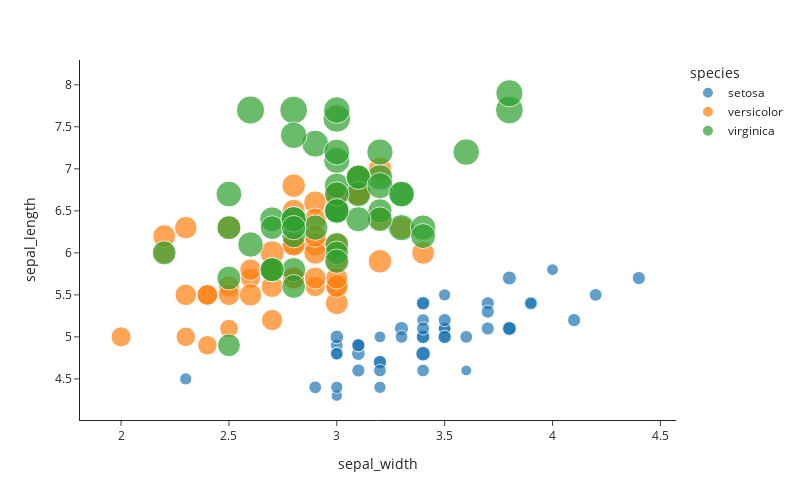

The code cell stored with this chart in its notebook:
### Markdown cell above
5. Add the `petal_length` to be displayed as marker size:

### Code cell
px.scatter(
    df,
    x="sepal_width",
    y="sepal_length",
    color="species",
    size="petal_length",  # column name that gives the values for the marker size
    template="simple_white",
    width=800,
    height=500,
)

### Figure 1 — Plotly figure (JSON) as saved in the notebook; plotly's stock layout.template omitted (floating-point values rounded to 4 significant figures)
{"data": [{"hovertemplate": "species=setosa<br>sepal_width=%{x}<br>sepal_length=%{y}<br>petal_length=%{marker.size}<extra></extra>", "legendgroup": "setosa", "marker": {"color": "#1F77B4", "size": [1.4, 1.4, 1.3, 1.5, 1.4, 1.7, 1.4, 1.5, 1.4, 1.5, 1.5, 1.6, 1.4, 1.1, 1.2, 1.5, 1.3, 1.4, 1.7, 1.5, 1.7, 1.5, 1.0, 1.7, 1.9, 1.6, 1.6, 1.5, 1.4, 1.6, 1.6, 1.5, 1.5, 1.4, 1.5, 1.2, 1.3, 1.5, 1.3, 1.5, 1.3, 1.3, 1.3, 1.6, 1.9, 1.4, 1.6, 1.4, 1.5, 1.4], "sizemode": "area", "sizeref": 0.01725, "symbol": "circle"}, "mode": "markers", "name": "setosa", "orientation": "v", "showlegend": true, "type": "scatter", "x": [3.5, 3.0, 3.2, 3.1, 3.6, 3.9, 3.4, 3.4, 2.9, 3.1, 3.7, 3.4, 3.0, 3.0, 4.0, 4.4, 3.9, 3.5, 3.8, 3.8, 3.4, 3.7, 3.6, 3.3, 3.4, 3.0, 3.4, 3.5, 3.4, 3.2, 3.1, 3.4, 4.1, 4.2, 3.1, 3.2, 3.5, 3.1, 3.0, 3.4, 3.5, 2.3, 3.2, 3.5, 3.8, 3.0, 3.8, 3.2, 3.7, 3.3], "xaxis": "x", "y": [5.1, 4.9, 4.7, 4.6, 5.0, 5.4, 4.6, 5.0, 4.4, 4.9, 5.4, 4.8, 4.8, 4.3, 5.8, 5.7, 5.4, 5.1, 5.7, 5.1, 5.4, 5.1, 4.6, 5.1, 4.8, 5.0, 5.0, 5.2, 5.2, 4.7, 4.8, 5.4, 5.2, 5.5, 4.9, 5.0, 5.5, 4.9, 4.4, 5.1, 5.0, 4.5, 4.4, 5.0, 5.1, 4.8, 5.1, 4.6, 5.3, 5.0], "yaxis": "y"}, {"hovertemplate": "species=versicolor<br>sepal_width=%{x}<br>sepal_length=%{y}<br>petal_length=%{marker.size}<extra></extra>", "legendgroup": "versicolor", "marker": {"color": "#FF7F0E", "size": [4.7, 4.5, 4.9, 4.0, 4.6, 4.5, 4.7, 3.3, 4.6, 3.9, 3.5, 4.2, 4.0, 4.7, 3.6, 4.4, 4.5, 4.1, 4.5, 3.9, 4.8, 4.0, 4.9, 4.7, 4.3, 4.4, 4.8, 5.0, 4.5, 3.5, 3.8, 3.7, 3.9, 5.1, 4.5, 4.5, 4.7, 4.4, 4.1, 4.0, 4.4, 4.6, 4.0, 3.3, 4.2, 4.2, 4.2, 4.3, 3.0, 4.1], "sizemode": "area", "sizeref": 0.01725, "symbol": "circle"}, "mode": "markers", "name": "versicolor", "orientation": "v", "showlegend": true, "type": "scatter", "x": [3.2, 3.2, 3.1, 2.3, 2.8, 2.8, 3.3, 2.4, 2.9, 2.7, 2.0, 3.0, 2.2, 2.9, 2.9, 3.1, 3.0, 2.7, 2.2, 2.5, 3.2, 2.8, 2.5, 2.8, 2.9, 3.0, 2.8, 3.0, 2.9, 2.6, 2.4, 2.4, 2.7, 2.7, 3.0, 3.4, 3.1, 2.3, 3.0, 2.5, 2.6, 3.0, 2.6, 2.3, 2.7, 3.0, 2.9, 2.9, 2.5, 2.8], "xaxis": "x", "y": [7.0, 6.4, 6.9, 5.5, 6.5, 5.7, 6.3, 4.9, 6.6, 5.2, 5.0, 5.9, 6.0, 6.1, 5.6, 6.7, 5.6, 5.8, 6.2, 5.6, 5.9, 6.1, 6.3, 6.1, 6.4, 6.6, 6.8, 6.7, 6.0, 5.7, 5.5, 5.5, 5.8, 6.0, 5.4, 6.0, 6.7, 6.3, 5.6, 5.5, 5.5, 6.1, 5.8, 5.0, 5.6, 5.7, 5.7, 6.2, 5.1, 5.7], "yaxis": "y"}, {"hovertemplate": "species=virginica<br>sepal_width=%{x}<br>sepal_length=%{y}<br>petal_length=%{marker.size}<extra></extra>", "legendgroup": "virginica", "marker": {"color": "#2CA02C", "size": [6.0, 5.1, 5.9, 5.6, 5.8, 6.6, 4.5, 6.3, 5.8, 6.1, 5.1, 5.3, 5.5, 5.0, 5.1, 5.3, 5.5, 6.7, 6.9, 5.0, 5.7, 4.9, 6.7, 4.9, 5.7, 6.0, 4.8, 4.9, 5.6, 5.8, 6.1, 6.4, 5.6, 5.1, 5.6, 6.1, 5.6, 5.5, 4.8, 5.4, 5.6, 5.1, 5.1, 5.9, 5.7, 5.2, 5.0, 5.2, 5.4, 5.1], "sizemode": "area", "sizeref": 0.01725, "symbol": "circle"}, "mode": "markers", "name": "virginica", "orientation": "v", "showlegend": true, "type": "scatter", "x": [3.3, 2.7, 3.0, 2.9, 3.0, 3.0, 2.5, 2.9, 2.5, 3.6, 3.2, 2.7, 3.0, 2.5, 2.8, 3.2, 3.0, 3.8, 2.6, 2.2, 3.2, 2.8, 2.8, 2.7, 3.3, 3.2, 2.8, 3.0, 2.8, 3.0, 2.8, 3.8, 2.8, 2.8, 2.6, 3.0, 3.4, 3.1, 3.0, 3.1, 3.1, 3.1, 2.7, 3.2, 3.3, 3.0, 2.5, 3.0, 3.4, 3.0], "xaxis": "x", "y": [6.3, 5.8, 7.1, 6.3, 6.5, 7.6, 4.9, 7.3, 6.7, 7.2, 6.5, 6.4, 6.8, 5.7, 5.8, 6.4, 6.5, 7.7, 7.7, 6.0, 6.9, 5.6, 7.7, 6.3, 6.7, 7.2, 6.2, 6.1, 6.4, 7.2, 7.4, 7.9, 6.4, 6.3, 6.1, 7.7, 6.3, 6.4, 6.0, 6.9, 6.7, 6.9, 5.8, 6.8, 6.7, 6.7, 6.3, 6.5, 6.2, 5.9], "yaxis": "y"}], "layout": {"height": 500, "legend": {"itemsizing": "constant", "title": {"text": "species"}, "tracegroupgap": 0}, "margin": {"t": 60}, "width": 800, "xaxis": {"anchor": "y", "domain": [0, 1], "title": {"text": "sepal_width"}}, "yaxis": {"anchor": "x", "domain": [0, 1], "title": {"text": "sepal_length"}}}}
